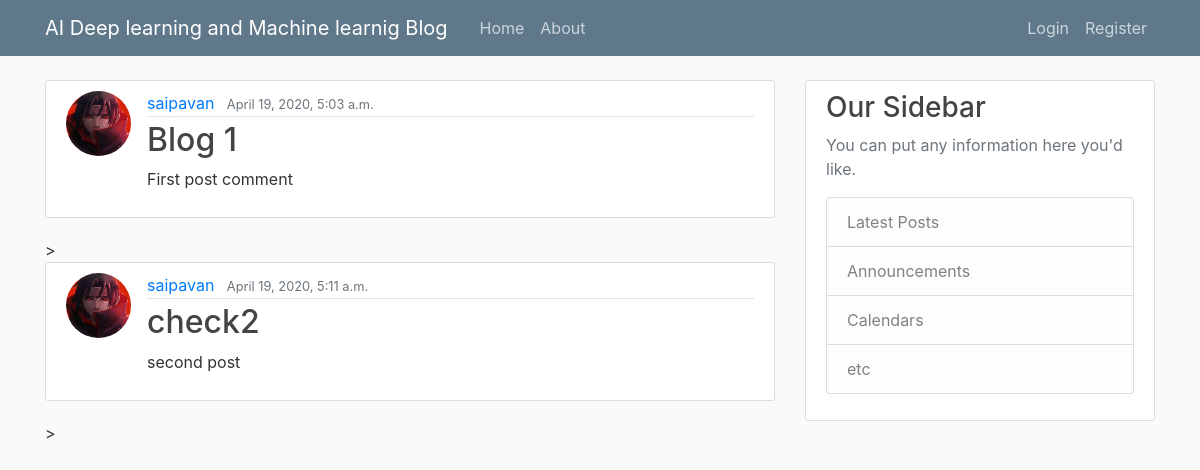
/, run on an earlier commit of the app's database.
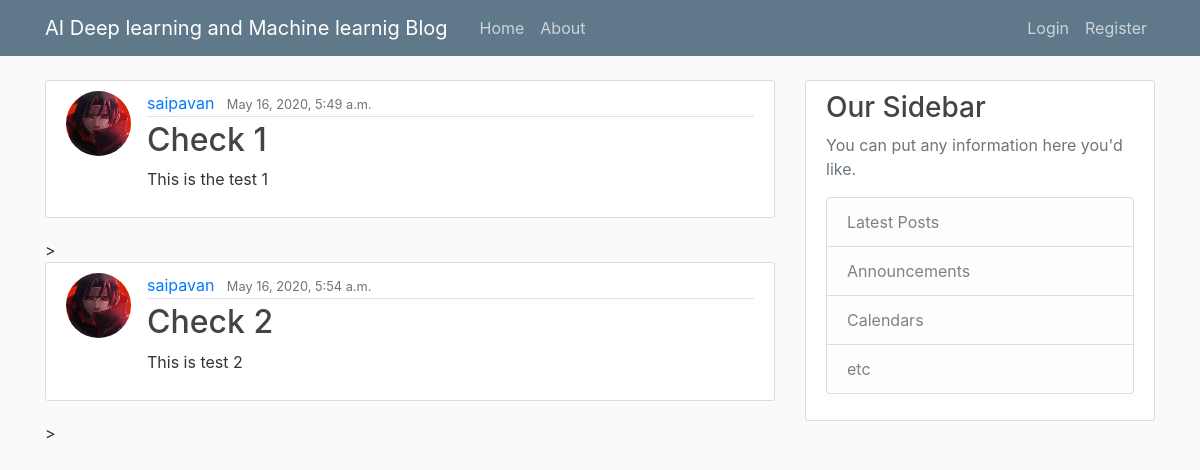
And on a later commit of the database.
### blog/models.py (models this page shows, shortened)
class Post(models.Model):
    title = models.CharField(max_length = 150)
    content = models.TextField()
    date_posted = models.DateTimeField(default=timezone.now)
    author = models.ForeignKey(User, on_delete=models.CASCADE)

### users/models.py (models this page shows, shortened)
class Profile(models.Model):
    user  = models.OneToOneField(User, on_delete = models.CASCADE)
    image = models.ImageField(default='default.jpg', upload_to='profile_pics')

### blog/views.py (the view)
# urls.py: path('', PostListView.as_view(), name='blog-home'),
class PostListView(ListView):
    model = Post
    template_name = 'blog/home.html'  # <app>/<model>_<viewtype>.html
    context_object_name = 'posts'
    paginate_by = 5

### blog/templates/blog/home.html (shortened to what this page needs)
{% extends "blog/base.html" %}
{% block content %}
    {% for post in posts %}
    <article class="media content-section">
      <img class="rounded-circle article-img"  src="{{ post.author.profile.image.url }}" >
        <div class="media-body">
          <div class="article-metadata">
            <a class="mr-2" href="#">{{ post.author }}</a>
            <small class="text-muted">{{ post.date_posted }}</small>
          </div>
          <h2><a class="article-title" href="{% url 'post-detail' post.id %}">{{ post.title }}</a></h2>
          <p class="article-content">{{ post.content }}</p>
        </div>
      </article>>
    {% endfor %}
{% endblock content %}

What changed in the data, as far as the page shows it:
removed Post: author.profile.image (picture), author "saipavan", date_posted "April 19, 2020, 5:03 a.m.", title "Blog 1", content "First post comment"
removed Post: author.profile.image (picture), author "saipavan", date_posted "April 19, 2020, 5:11 a.m.", title "check2", content "second post"
added Post: author.profile.image (picture), author "saipavan", date_posted "May 16, 2020, 5:49 a.m.", title "Check 1", content "This is the test 1"
added Post: author.profile.image (picture), author "saipavan", date_posted "May 16, 2020, 5:54 a.m.", title "Check 2", content "This is test 2"
